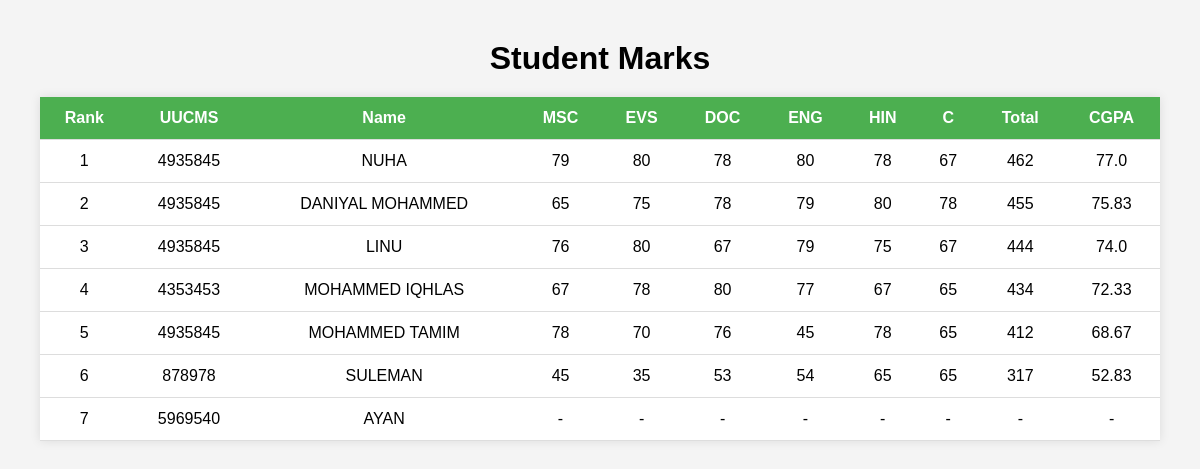
/student_marks, run on the app's committed database.
### tables this page shows
CREATE TABLE marks (
    id INTEGER PRIMARY KEY AUTOINCREMENT,
    student_id INTEGER,
    msc INTEGER,
    evs INTEGER,
    doc INTEGER,
    eng INTEGER,
    hin INTEGER,
    c INTEGER,
    total INTEGER,
    cgpa REAL,
    FOREIGN KEY(student_id) REFERENCES students(id)
);

CREATE TABLE students (
    id INTEGER PRIMARY KEY AUTOINCREMENT,
    uucms TEXT NOT NULL,
    name TEXT NOT NULL,
    age INTEGER
);

### app.py (the view)
@app.route('/student_marks', methods=['GET'])
def student_marks():
    search = request.args.get('search', '').strip()
    conn = get_db_connection()
    if search:
        students_list = conn.execute(
            "SELECT * FROM students WHERE name LIKE ? OR uucms LIKE ?",
            (f'%{search}%', f'%{search}%')
        ).fetchall()
    else:
        students_list = conn.execute("SELECT * FROM students").fetchall()
    marks_list = conn.execute("SELECT * FROM marks").fetchall()
    conn.close()
    students_data = []
    for student in students_list:
        marks = next((m for m in marks_list if m['student_id'] == student['id']), None)
        total = marks['total'] if marks else None
        cgpa = marks['cgpa'] if marks else 0  # 0 for sorting students without marks
        students_data.append({
            'student': student,
            'marks': marks,
            'total': total if total is not None else '-',
            'cgpa': cgpa if cgpa != 0 else '-'  # display '-' if no CGPA
        })
    students_data.sort(key=lambda x: x['cgpa'] if isinstance(x['cgpa'], float) else -1, reverse=True)
    return render_template('student_marks.html', students_data=students_data, search=search)

### app.py (called while the page is built)
def get_db_connection():
    conn = sqlite3.connect(DATABASE)
    conn.row_factory = sqlite3.Row
    return conn

### templates/student_marks.html (shortened to what this page needs)
<!DOCTYPE html>
<html lang="en">
<head>
</head>
<body>
<div class="container">
    <h1>Student Marks</h1>
    <table>
        <thead>
            <tr>
                <th>Rank</th>
                <th>UUCMS</th>
                <th>Name</th>
                <th>MSC</th>
                <th>EVS</th>
                <th>DOC</th>
                <th>ENG</th>
                <th>HIN</th>
                <th>C</th>
                <th>Total</th>
                <th>CGPA</th>
            </tr>
        </thead>
        <tbody>
            {% for data in students_data %}
            <tr>
                <td>{{ loop.index }}</td>
                <td>{{ data.student['uucms'] }}</td>
                <td>{{ data.student['name'] }}</td>
                <td>{{ data.marks['msc'] if data.marks else '-' }}</td>
                <td>{{ data.marks['evs'] if data.marks else '-' }}</td>
                <td>{{ data.marks['doc'] if data.marks else '-' }}</td>
                <td>{{ data.marks['eng'] if data.marks else '-' }}</td>
                <td>{{ data.marks['hin'] if data.marks else '-' }}</td>
                <td>{{ data.marks['c'] if data.marks else '-' }}</td>
                <td>{{ data.total }}</td>
                <td>{{ data.cgpa }}</td>
            </tr>
            {% endfor %}
        </tbody>
    </table>
</div>
</body>
</html>

### templates/student_marks.html (style rules this page uses)
body { font-family: Arial, sans-serif; margin: 40px; background-color: #f4f4f4; }
h1 { text-align: center; margin-bottom: 20px; }
table { width: 100%; border-collapse: collapse; background-color: #fff; box-shadow: 0 0 10px rgba(0,0,0,0.1); }
th, td { padding: 12px; text-align: center; border-bottom: 1px solid #ddd; }
th { background-color: #4CAF50; color: white; }
.container { max-width: 1200px; margin: auto; }

### data on the page
marks: student.uucms "4935845", student.name "NUHA", msc "79", evs "80", doc "78", eng "80", hin "78", c "67", total "462", cgpa "77.0"
marks: student.uucms "4935845", student.name "DANIYAL MOHAMMED", msc "65", evs "75", doc "78", eng "79", hin "80", c "78", total "455", cgpa "75.83"
marks: student.uucms "4935845", student.name "LINU", msc "76", evs "80", doc "67", eng "79", hin "75", c "67", total "444", cgpa "74.0"
marks: student.uucms "4353453", student.name "MOHAMMED IQHLAS", msc "67", evs "78", doc "80", eng "77", hin "67", c "65", total "434", cgpa "72.33"
marks: student.uucms "4935845", student.name "MOHAMMED TAMIM", msc "78", evs "70", doc "76", eng "45", hin "78", c "65", total "412", cgpa "68.67"
marks: student.uucms "878978", student.name "SULEMAN", msc "45", evs "35", doc "53", eng "54", hin "65", c "65", total "317", cgpa "52.83"
students: student.uucms "5969540", student.name "AYAN"

### other printed values
{{ data.marks['msc'] if data.marks else '-' }} "-"
{{ data.marks['evs'] if data.marks else '-' }} "-"
{{ data.marks['doc'] if data.marks else '-' }} "-"
{{ data.marks['eng'] if data.marks else '-' }} "-"
{{ data.marks['hin'] if data.marks else '-' }} "-"
{{ data.marks['c'] if data.marks else '-' }} "-"
{{ data.total }} "-"
{{ data.cgpa }} "-"
